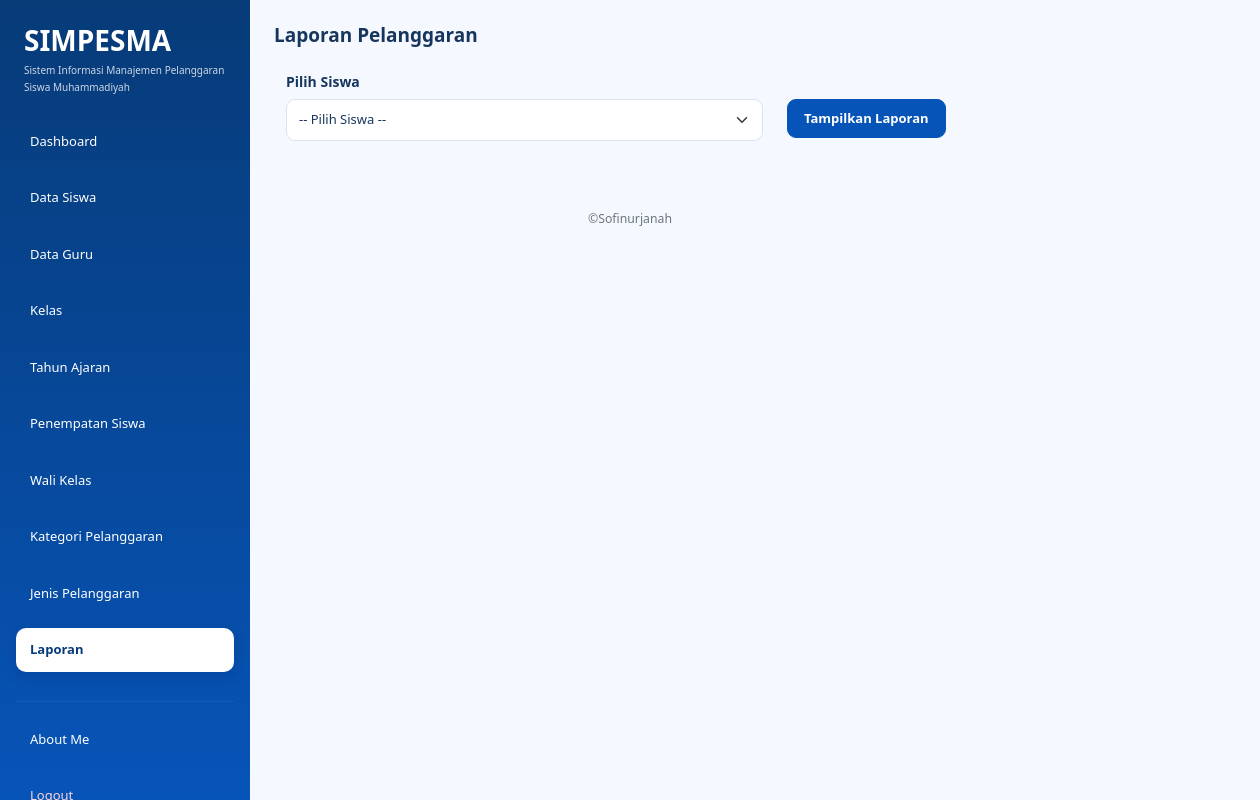
Page /laporan.php?siswa_id=92 (signed in) on the earlier database version.
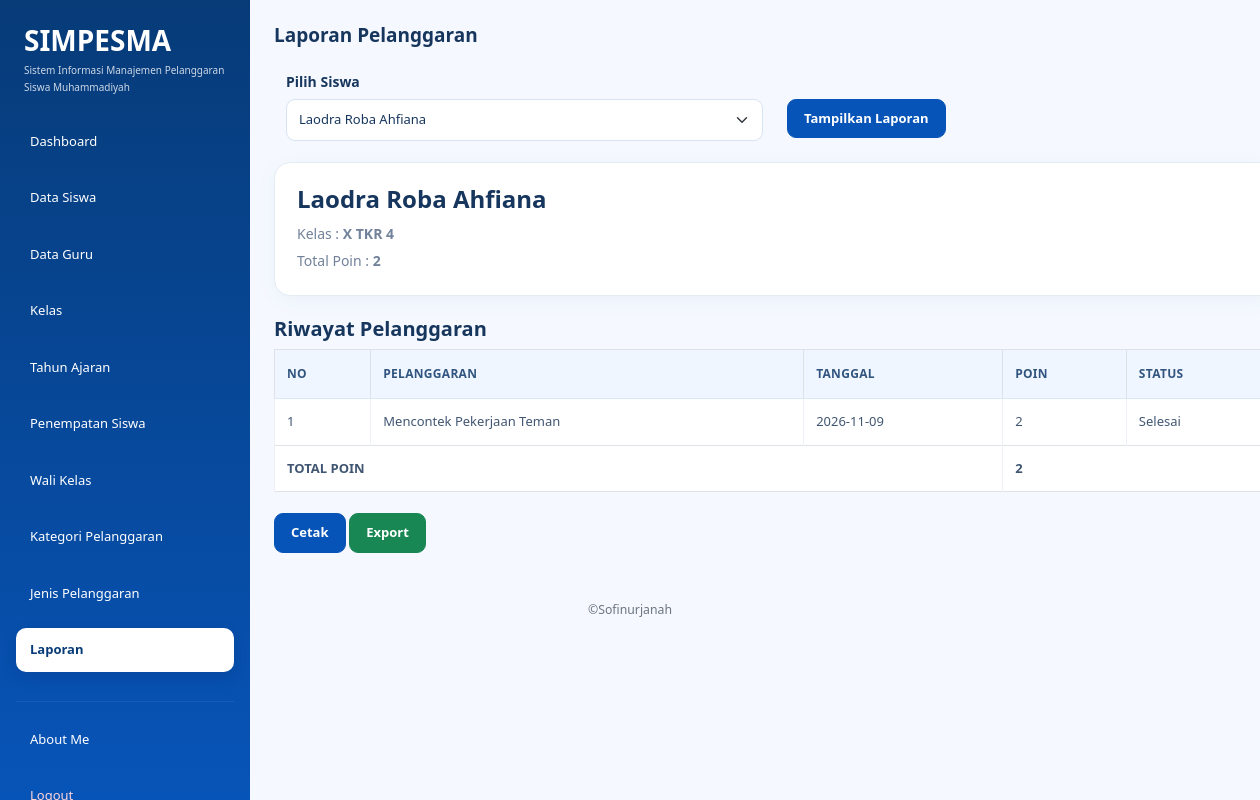
Same page on the later database version.
### tables this page shows
CREATE TABLE `t_pelanggaran_siswa` (
  `id` int(11) NOT NULL,
  `tahun_ajaran_id` int(11) NOT NULL,
  `siswa_id` int(11) NOT NULL,
  `nama_siswa` varchar(150) NOT NULL,
  `kelas_id` int(11) NOT NULL,
  `nama_kelas` varchar(100) NOT NULL,
  `pelanggaran_id` int(11) NOT NULL,
  `nama_pelanggaran` varchar(150) NOT NULL,
  `pelanggaran_kategori_id` int(11) NOT NULL,
  `guru_id` int(11) NOT NULL,
  `nama_guru` varchar(150) NOT NULL,
  `tanggal` date NOT NULL,
  `keterangan` text NOT NULL,
  `poin` int(11) NOT NULL,
  `tindakan` text NOT NULL,
  `status` varchar(30) NOT NULL,
  `created_at` timestamp NOT NULL DEFAULT current_timestamp(),
  `updated_at` timestamp NOT NULL DEFAULT current_timestamp()
);

### laporan.php (the view, shortened to what the changed rows need)
<?php
include "config/koneksi.php";
$data_siswa = mysqli_query(
    $koneksi,
    "SELECT DISTINCT siswa_id, nama_siswa
     FROM t_pelanggaran_siswa
     ORDER BY nama_siswa ASC"
);
$siswa_id = isset($_GET['siswa_id']) ? $_GET['siswa_id'] : '';
$data_laporan = null;
if ($siswa_id != '') {
    $data_laporan = mysqli_query(
        $koneksi,
        "SELECT *
         FROM t_pelanggaran_siswa
         WHERE siswa_id = '$siswa_id'
         ORDER BY tanggal DESC"
    );
}
?>
<!DOCTYPE html>
<html>
<head>
    <link
        href="https://cdn.jsdelivr.net/npm/bootstrap@5.3.3/dist/css/bootstrap.min.css"
        rel="stylesheet">
    <link rel="stylesheet" href="style.css">
</head>
<body>
<div class="container-fluid">
    <div class="row">
        <main class="col-md-9 col-lg-10 p-4">
            <div class="d-flex justify-content-between
                        align-items-center mb-4">
                <h3 class="fw-bold mb-0">
                </h3>
            </div>
            <form method="GET">
                <div class="row">
                    <div class="col-md-6">
                        <label class="form-label">
                            Pilih Siswa
                        </label>
                        <select
                            name="siswa_id"
                            class="form-select"
                            required>
                            <option value="">
                                -- Pilih Siswa --
                            </option>
                            <?php while ($siswa = mysqli_fetch_assoc($data_siswa)) { ?>
                                <option
                                    value="<?= $siswa['siswa_id']; ?>"
                                    <?= ($siswa_id == $siswa['siswa_id']) ? 'selected' : ''; ?>>
                                    <?= htmlspecialchars($siswa['nama_siswa']); ?>
                                </option>
                            <?php } ?>
                        </select>
                    </div>
                </div>
            </form>
            <br>
            <?php if ($data_laporan != null) { ?>
                <?php
                $data_pertama = mysqli_fetch_assoc($data_laporan);
                if ($data_pertama) {
                ?>
                    <div class="card">
                        <div class="card-body">
                            <h4>
                                <?= htmlspecialchars($data_pertama['nama_siswa']); ?>
                            </h4>
                            <p class="mb-1">
                                Kelas :
                                <b>
                                    <?= htmlspecialchars($data_pertama['nama_kelas']); ?>
                                </b>
                            </p>
                            <p class="mb-0">
                                Total Poin :
                                <b>
                                    <?php
                                    $total_poin = $data_pertama['poin'];
                                    ?>
                                    <?= $total_poin; ?>
                                </b>
                            </p>
                        </div>
                    </div>
                    <br>
                    <h5>
                        Riwayat Pelanggaran
                    </h5>
                    <table class="table table-bordered">
                        <thead>
                            <tr>
                                <th>No</th>
                                <th>Pelanggaran</th>
                                <th>Tanggal</th>
                                <th>Poin</th>
                                <th>Status</th>
                            </tr>
                        </thead>
                        <tbody>
                            <?php
                            $no = 1;
                            $total_poin = $data_pertama['poin'];
                            ?>
                            <tr>
                                <td>
                                    <?= $no++; ?>
                                </td>
                                <td>
                                    <?= htmlspecialchars($data_pertama['nama_pelanggaran']); ?>
                                </td>
                                <td>
                                    <?= $data_pertama['tanggal']; ?>
                                </td>
                                <td>
                                    <?= $data_pertama['poin']; ?>
                                </td>
                                <td>
                                    <?= htmlspecialchars($data_pertama['status']); ?>
                                </td>
                            </tr>
                            <tr>
                                <td colspan="3">
                                    <b>TOTAL POIN</b>
                                </td>
                                <td colspan="2">
                                    <b><?= $total_poin; ?></b>
                                </td>
                            </tr>
                        </tbody>
                    </table>
                    <br>
                    <button
                        onclick="cetakLaporan()"
                        class="btn btn-primary">
                        Cetak
                    </button>
                    <button
                        onclick="exportCSV()"
                        class="btn btn-success">
                        Export
                    </button>
                <?php } ?>
            <?php } ?>
        </main>
    </div>
</div>
</body>
</html>

Differences in the rows shown:
added t_pelanggaran_siswa: nama_siswa "Laodra Roba Ahfiana", nama_kelas "X TKR 4", poin "2", nama_pelanggaran "Mencontek Pekerjaan Teman", tanggal "2026-11-09", status "Selesai"
Other differences:
form field siswa_id: "-- Pilih Siswa --" → "Laodra Roba Ahfiana"
$no++: (not shown) → "1"
text now shown: "Kelas : Total Poin : Riwayat Pelanggaran NO PELANGGARAN TANGGAL POIN STATUS TOTAL POIN Cetak Export"
